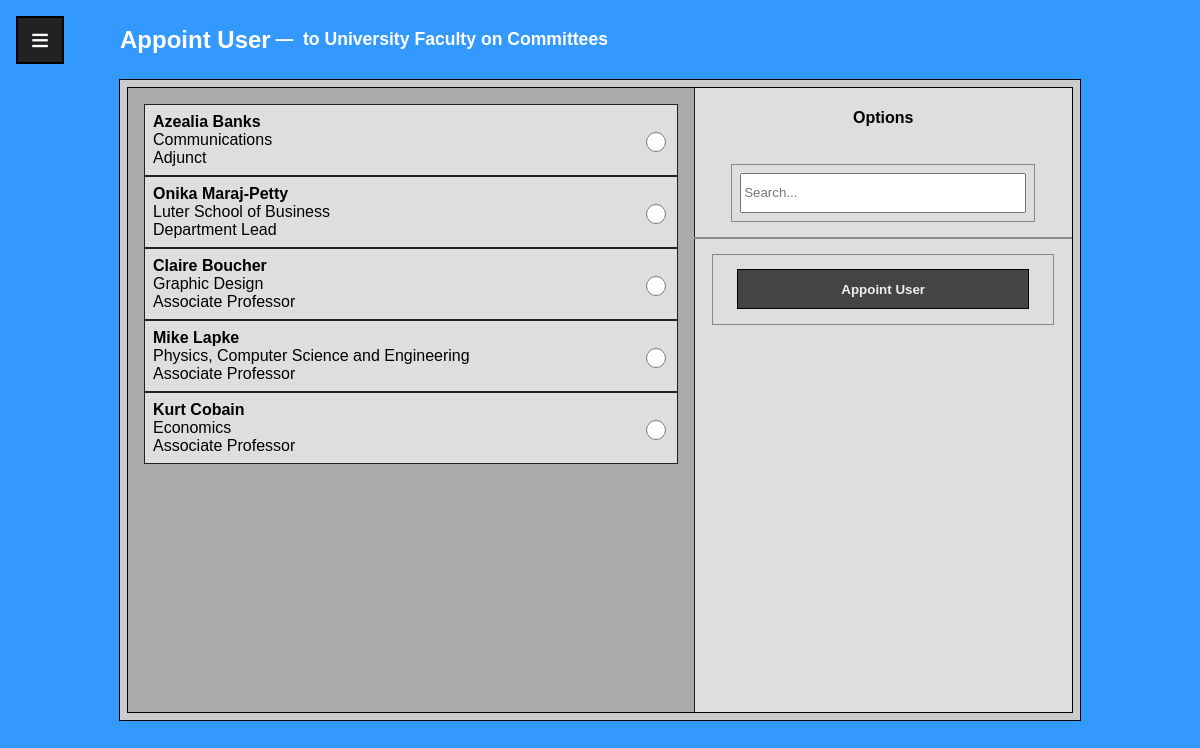
The app's page /committee_appoint_user.php?committee=1 (signed in) with its own data.
### tables this page shows
CREATE TABLE IF NOT EXISTS `Committee` (
  `Committee_ID` INT NOT NULL AUTO_INCREMENT,
  `Name` VARCHAR(45) NOT NULL,
  `Description` VARCHAR(100) NOT NULL,
  PRIMARY KEY (`Committee_ID`));

CREATE TABLE IF NOT EXISTS `User` (
  `CNU_ID` INT NOT NULL AUTO_INCREMENT,
  `Password` VARCHAR(24) NOT NULL,
  `Fname` VARCHAR(45) NOT NULL,
  `Lname` VARCHAR(45) NOT NULL,
  `Email` VARCHAR(72) NOT NULL,
  `Department` VARCHAR(45),
  `Position` VARCHAR(45),
  `Birthday` DATE NOT NULL,
  `Hiring_Year` YEAR(4) NOT NULL,
  `Gender` VARCHAR(45) NOT NULL,
  `Race` VARCHAR(45) NOT NULL,
  `Permissions` VARCHAR(45) NOT NULL DEFAULT 'User',
  `Photo` Blob,
  `Archival_Date` DATE DEFAULT NULL,
  PRIMARY KEY (`CNU_ID`));

### committee_functions.php (called while the page is built, shortened)
<?php
function query_committee($conn, int $entered_id) {
    global $committee_id;
    global $committee_name;
    global $committee_description;
    $com_sql = "SELECT * FROM `Committee` WHERE Committee_ID=?";
    $com_stmt = $conn->prepare($com_sql);
    $com_stmt->bind_param('i', $entered_id);
    $com_stmt->execute();
    $com_stmt->bind_result($committee_id, $committee_name, $committee_description);
}
function query_committee_election($conn, int $committee_id) {
    $election_sql = "SELECT * FROM `Election` WHERE Committee_Committee_ID='$committee_id' AND NOT Status='Complete'";
    $election = $conn->query($election_sql)->fetch_assoc();
    return $election;
}

### committee_appoint_user.php (the view, shortened to what this page needs)
<!DOCTYPE html>
<html lang="en" dir="ltr">
<head>
  <link rel="stylesheet" href="css/selection.css">
  <?php
    require 'databaseconnect.php';
    require 'committee_functions.php';
    $entered_id = $_GET['committee'];
    $committee = query_committee($conn, $entered_id);
    $members_sql = "SELECT * FROM `User`
                    WHERE CNU_ID NOT IN(
                      SELECT `User_CNU_ID` FROM `Committee Seat` WHERE (`Committee_Committee_ID` = '$committee_id') AND (`Ending_Term` IS NULL)
                    )";
    $election = query_committee_election($conn, $entered_id);
    if ($election != NULL) {
      $election_id = $election['Election_ID'];
      $members_sql = "SELECT * FROM `User`
                    WHERE NOT (CNU_ID IN(
                      SELECT `User_CNU_ID` FROM `Committee Seat` WHERE (`Committee_Committee_ID` = '$committee_id') AND (`Ending_Term` IS NULL)
                    ) OR CNU_ID IN(
                      SELECT `Nominee_CNU_ID` FROM `Nomination` WHERE `Election_Election_ID` = '$election_id'
                    ))";
    }
    $members = $conn->query($members_sql);
    ?>
</head>
<body>
<?php include 'hamburger_menu.php'; ?>
  <div class="wrapper">
    <header>
      <h2>Appoint User</h2>
      <?php
          echo "<div class='sub heading'>&nbsp;—&nbsp; to $committee_name</div>";
        ?>
    </header>
    <div class="selection">
      <div class="results">
        <form id="appointment" action="committee_appoint_user.php?committee=<?php echo $committee_id; ?>" method="post">
          <?php
          if ($members->num_rows > 0) {
              while ($row = $members->fetch_assoc()) {
                  $id = $row['CNU_ID'];
                  $name = $row['Fname'].' '.$row['Lname'];
                  $dept = $row['Department'];
                  $pos = $row['Position'];
                  echo "<div class='data'> <label for='$id'><b>$name</b><br>$dept<br>$pos</label>
                          <div class='result_choices'>
                            <input type='radio' name='user' id='$id' value='$id' required>
                          </div>
                        </div>";
              }
          } else {
              echo "<div class='center'>No results found for current search settings.</div>";
          }
          ?>
        </form>
      </div>
      <div class='options'>
        <h4>Options</h4>
        <div class='searchbar'>
          <input type="text" name="search" placeholder="Search...">
        </div>
        <hr>
        <div class="choices">
          <input type="submit" name="appoint" value="Appoint User" form="appointment">
        </div>
      </div>
    </div>
  </div>
</body>
</html>

### css/selection.css (style rules this page uses)
.selection { top: 0.5em; left: 0.5em; right: 0.5em; bottom: 0.5em; position: absolute; display: grid; grid-auto-flow: column; grid-template-columns: 3fr 2fr; }
.results { height: 100%; overflow-y: scroll; display: grid; grid-auto-rows: minmax(auto, max-content); row-gap: 1em; padding: 1em; grid-column: 1 / 2; }
.results:after { height: 0.25em; content: ''; }
.results .data { display: grid; grid-template-columns: 2fr auto; justify-content: space-between; padding: 0.5em; }
.result_choices { margin-left: 1em; display: flex; flex-direction: column; justify-content: space-around; align-items: center; }
.result_choices input { width: 1.5em; height: 1.5em; flex: none; }
.options { position: sticky; top: 0; display: flex; flex-flow: column nowrap; align-items: center; justify-content: flex-start; }
.options hr { margin: 0; padding: 0; width: 100%; height: 0; }
.searchbar { width: 80%; }
.searchbar input { width: 100%; height: 3em; }
.options > div { display: flex; justify-content: center; padding: 0.5em; margin: 1em; }
.options .choices { font-size: 1em; text-align: center; height: inherit; width: 90%; align-items: center; justify-content: center; flex-flow: column nowrap; }
.choices * { font-weight: bold; display: flex; white-space: normal; flex-wrap: wrap; width: 90%; align-items: center; justify-content: center; margin: 0.5em 0; height: 3em; }
.selection { background-color: #DEDEDE; outline: 1px solid black; }
.results { background-color: #AAAAAA; outline: 1px solid #222222; }
.data { background-color: #DEDEDE; border: 1px solid #222222; }
.options > div { outline: 1px solid #888888; }
.options hr { border: 1px solid #888888; }

### css/common.css (style rules this page uses)
* { box-sizing: border-box; }
body { margin: 0; padding: 0; height: 100vh; display: flex; flex-flow: column nowrap; position: relative; font-family: Arial, Helvetica, sans-serif; background-color: #3399FF; }
.wrapper { width: 80%; height: 80vh; position: absolute; top: 10%; right: 10%; left: 10%; display: grid; grid-auto-flow: row; grid-auto-rows: min-content; row-gap: 1em; overflow: scroll; padding: 0.5em; outline: 1px solid #000000; }
.wrapper:after { height: 0.25em; content: ''; }
header { width: auto; height: 10%; color: #FFFFFF; position: fixed; top: 0; display: flex; align-items: center; border-bottom: 1px solid black; z-index: 999; }
header * { padding: 0; margin: 0; }
.heading { font-weight: bold; padding: 0; }
.heading.sub { font-size: 1.1em; }
.wrapper { background-color: #CCCCCC; }
.wrapper button, .wrapper input[type=submit] { cursor: pointer; color: #EEEEEE; background-color: #444444; border: 1px solid #000000; }

### records on screen
committee: Name "University Faculty on Committees"
user: name "Azealia Banks", Department "Communications", Position "Adjunct"
user: name "Onika Maraj-Petty", Department "Luter School of Business", Position "Department Lead"
user: name "Claire Boucher", Department "Graphic Design", Position "Associate Professor"
user: name "Mike Lapke", Department "Physics, Computer Science and Engineering", Position "Associate Professor"
user: name "Kurt Cobain", Department "Economics", Position "Associate Professor"
